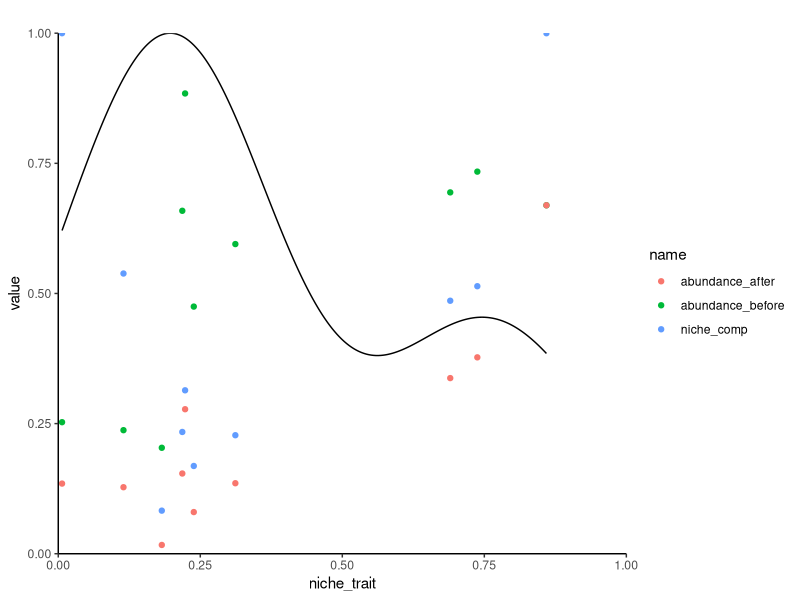

Reproduce this figure in R.
# set session ####
library(tidyverse)

# set conditions ####
no_spp           <- 10           # number of species
niche_trait      <- runif(no_spp) # generate random traits
niche_width      <- 0.1           # competitive range
abundance_before <- runif(no_spp, min=0.1,max=1) # generate random initial abundances

names(niche_trait)      <- 1:no_spp # name the vectors so they can be subset later
names(abundance_before) <- 1:no_spp

# competition function ####
niche_comp    <- c() # nice vector house to put the competitive penalties in
niche_trans   <- c() # same as above, but for the transgressions

for(i in 1:length(niche_trait)){
  sp_i        <- niche_trait[i] # niche trait of the species
  comp_range  <- c(sp_i-niche_width,sp_i+niche_width) # find the range of competition
  spp_comp    <- subset(niche_trait, niche_trait>comp_range[1] & niche_trait<comp_range[2]) # filter out non-competing species
  abd_comp    <- abundance_before[names(spp_comp)] # the abundances of the competing species
  comp_i      <- abundance_before[i]/sum(abd_comp) # competitive penalty is the proportion of abundance that species has in the competitive space
  
  #proportion out-of-bounds
  if(comp_range[2] > 1){
    trans         <- comp_range[2]-1
    trans_penalty <- trans/(comp_range[2]-comp_range[1])
  } else {if(comp_range[1] < 0){
    trans         <- -comp_range[1]
    trans_penalty <- trans/(comp_range[2]-comp_range[1])
  } else {
    trans_penalty <- 0
  }}
  
  niche_trans <- c(niche_trans, trans_penalty) # store transgression in the trans vector
  niche_comp  <- c(niche_comp,comp_i)          # store penalty in the penalty vector
  
}

# calculate abundance ####
abundance_after  <- abundance_before*(1-niche_trans) # apply transgression penalty
abundance_after  <- abundance_after*niche_comp       # apply competition penalty

# plot ####
data <- data.frame(niche_trait,
                   niche_comp,
                   abundance_before,
                   abundance_after)

data_plot <- pivot_longer(data = data,
                          cols = (c(niche_comp,
                                    abundance_before,
                                    abundance_after)))

ggplot(data_plot) +
  ggtitle("") +
  geom_point(aes(x=niche_trait, y=value, colour = name)) +
  geom_density(data = data, aes(x=niche_trait, y=..scaled..)) +
  coord_cartesian(expand = FALSE,
                  xlim = c(0, 1), ylim = c(0, 1)) +
  theme_classic()

#ggplot(data_plot) +
#  geom_point(aes(x=niche_trait, y=value, size = name, colour = name), shape = 21, stroke = 2) +
#  geom_density(data = data, aes(x=niche_trait, y=..scaled..)) +
#  coord_cartesian(expand = FALSE,
#                  xlim = c(0, 1), ylim = c(0, 1)) +
#  theme_classic()


